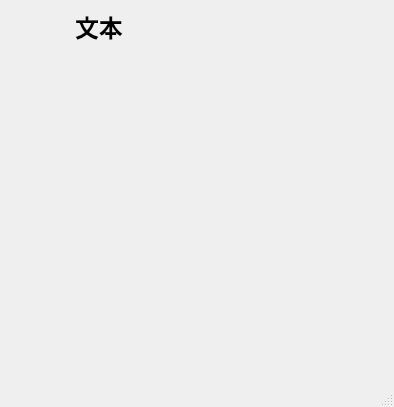
<?xml version="1.0" encoding="UTF-8"?>
<ui version="4.0">
 <class>MainWindow</class>
 <widget class="QMainWindow" name="MainWindow">
  <property name="geometry">
   <rect>
    <x>0</x>
    <y>0</y>
    <width>394</width>
    <height>407</height>
   </rect>
  </property>
  <property name="windowTitle">
   <string>202041404224曾深</string>
  </property>
  <property name="styleSheet">
   <string notr="true">QMenu {
    background-color : rgb(253,253,254);
 padding:5px;
 border-radius:15px;
}
QMenu::item {
    font-size:10pt;
    color: rgb(0,0,0);
    background-color:rgb(253,253,254);
    padding: 8px 25px 6px 10px;
    margin: 4px 1px;
}
QMenu::item:selected {
    background-color : rgb(236,236,237);
}
QMenu::icon:checked {
    background: rgb(253,253,254);
    position: absolute;
    top: 1px;
    right: 1px;
    bottom: 1px;
    left: 1px;
}
QMenu::icon:checked:selected {
    background-color : rgb(236,236,237);
    background-image: url(:/space_selected.png);
}
QMenu::separator {
    height: 2px;
    background: rgb(235,235,236);
    margin-left: 10px;
    margin-right: 10px;
} </string>
  </property>
  <widget class="QWidget" name="centralwidget">
   <layout class="QVBoxLayout" name="verticalLayout">
    <item>
     <layout class="QHBoxLayout" name="horizontalLayout_2">
      <item>
       <widget class="QPushButton" name="pushButtonMenu">
        <property name="maximumSize">
         <size>
          <width>60</width>
          <height>16777215</height>
         </size>
        </property>
        <property name="text">
         <string/>
        </property>
        <property name="icon">
         <iconset resource="res.qrc">
          <normaloff>:/E:/image/menu.png</normaloff>:/E:/image/menu.png</iconset>
        </property>
        <property name="iconSize">
         <size>
          <width>32</width>
          <height>32</height>
         </size>
        </property>
        <property name="flat">
         <bool>true</bool>
        </property>
       </widget>
      </item>
      <item>
       <widget class="QLabel" name="labelType">
        <property name="font">
         <font>
          <family>微软雅黑</family>
          <pointsize>18</pointsize>
          <weight>75</weight>
          <bold>true</bold>
         </font>
        </property>
        <property name="text">
         <string>文本</string>
        </property>
       </widget>
      </item>
     </layout>
    </item>
    <item>
     <widget class="QStackedWidget" name="stackedWidget">
      <widget class="QWidget" name="page"/>
      <widget class="QWidget" name="page_2"/>
     </widget>
    </item>
   </layout>
  </widget>
  <widget class="QMenuBar" name="menubar">
   <property name="geometry">
    <rect>
     <x>0</x>
     <y>0</y>
     <width>394</width>
     <height>26</height>
    </rect>
   </property>
  </widget>
  <widget class="QStatusBar" name="statusbar"/>
 </widget>
 <resources>
  <include location="res.qrc"/>
 </resources>
 <connections/>
</ui>
